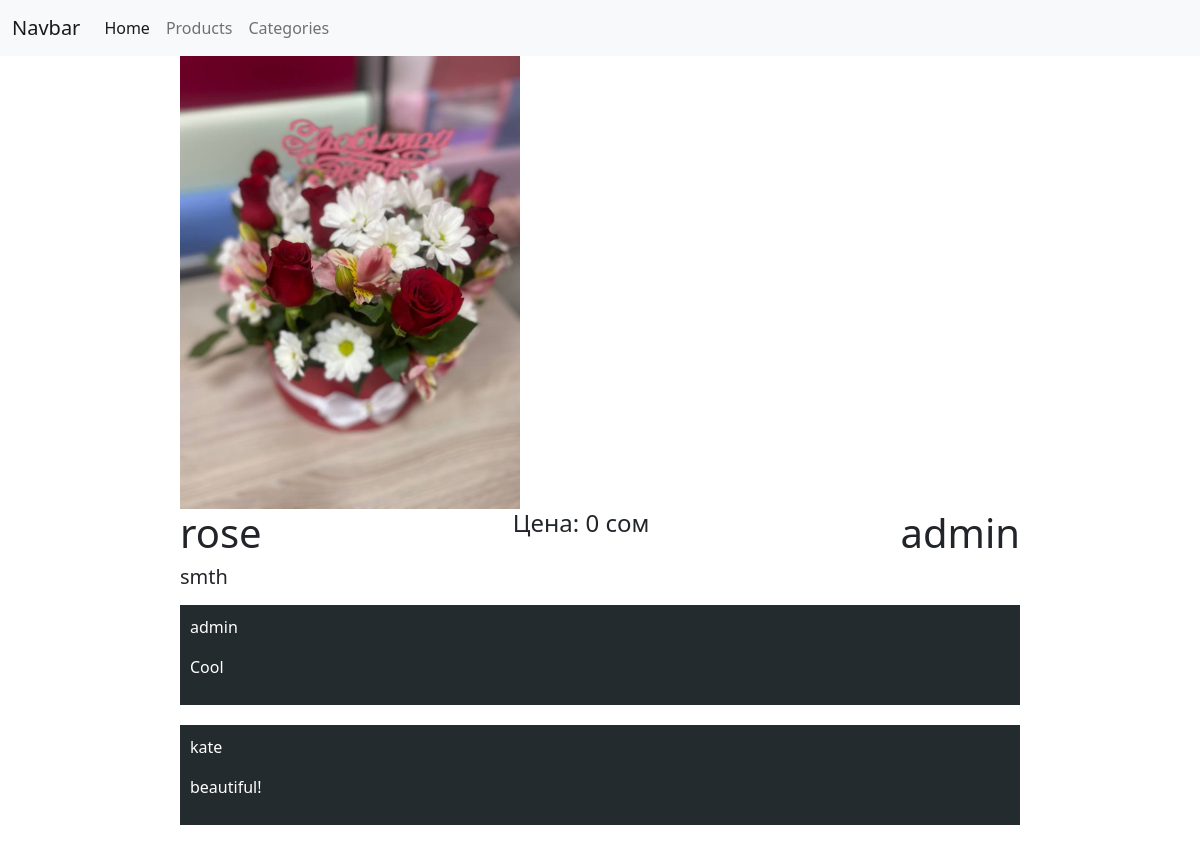
The page /products/1/ on the database its author committed.
### products/models.py (models this page shows, shortened)
class Product(models.Model):
    author = models.ForeignKey(User, on_delete=models.CASCADE, null=True)
    image = models.ImageField()
    title = models.CharField(max_length=255)
    description = models.TextField()
    category = models.ForeignKey(Category, on_delete=models.CASCADE)
    price = models.IntegerField(default=0)

class Comment(models.Model):
    author = models.ForeignKey(User, on_delete=models.CASCADE)
    text = models.TextField()
    product = models.ForeignKey(Product, on_delete=models.CASCADE)

### products/views.py (the view)
# urls.py: path('products/<int:id>/', detail_product_view),
def detail_product_view(request, id):
    if request.method == "GET":
        product = Product.objects.get(id=id)
        comments = Comment.objects.filter(product_id=id)
        data = {
            'product': product,
            'comments': comments
        }
        return render(request, 'products/detail.html', context=data)

### templates/products/detail.html (shortened to what this page needs)
{% extends 'layouts/main.html' %}
{% block content %}
    <div class="product">
        <div class="img">
            <img src="/media/{{ product.image }}/" alt="" width="340px">
        </div>
        <div class="info">
            <div style="display: flex; justify-content: space-between">
                <h1>{{ product.title }}</h1>
                <h4>Цена: {{ product.price }} сом</h4>
                <h1>{{ product.author.username }}</h1>
             </div>
            <h5>{{ product.description }}</h5>
        </div>
    </div>
    <div class="comments">
        {% for comment in comments %}
            <div class="comment">
                <p class="author">{{ comment.author.username }}</p>
                <p class="text">{{ comment.text }}</p>
            </div>
        {% endfor %}
    </div>
{% endblock %}

### templates/products/detail.html (style rules this page uses)
.product { width: 70%; margin-left: 15%; }
.comments { width: 70%; margin-left: 15%; }
.comment { background: #242b2e; color: #fff; margin-bottom: 20px; padding: 10px; }

### rows shown on the page
Product: image (picture), title "rose", price "0", author.username "admin", description "smth"
Comment: author.username "admin", text "Cool"
Comment: author.username "kate", text "beautiful!"
